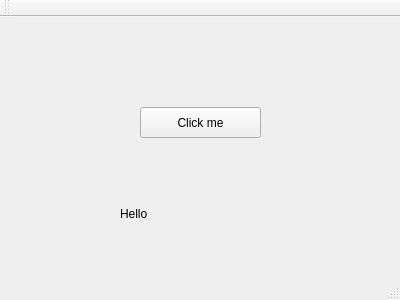
<?xml version="1.0" encoding="UTF-8"?>
<ui version="4.0">
 <class>MainWindow</class>
 <widget class="QMainWindow" name="MainWindow">
  <property name="geometry">
   <rect>
    <x>0</x>
    <y>0</y>
    <width>400</width>
    <height>300</height>
   </rect>
  </property>
  <property name="windowTitle">
   <string>MainWindow</string>
  </property>
  <widget class="QWidget" name="centralWidget">
   <widget class="QPushButton" name="pushButton">
    <property name="geometry">
     <rect>
      <x>140</x>
      <y>90</y>
      <width>121</width>
      <height>31</height>
     </rect>
    </property>
    <property name="text">
     <string>Click me</string>
    </property>
   </widget>
   <widget class="QLabel" name="label">
    <property name="geometry">
     <rect>
      <x>120</x>
      <y>190</y>
      <width>47</width>
      <height>13</height>
     </rect>
    </property>
    <property name="text">
     <string>Hello</string>
    </property>
   </widget>
  </widget>
  <widget class="QMenuBar" name="menuBar">
   <property name="geometry">
    <rect>
     <x>0</x>
     <y>0</y>
     <width>400</width>
     <height>21</height>
    </rect>
   </property>
  </widget>
  <widget class="QToolBar" name="mainToolBar">
   <attribute name="toolBarArea">
    <enum>TopToolBarArea</enum>
   </attribute>
   <attribute name="toolBarBreak">
    <bool>false</bool>
   </attribute>
  </widget>
  <widget class="QStatusBar" name="statusBar"/>
 </widget>
 <layoutdefault spacing="6" margin="11"/>
 <resources/>
 <connections/>
</ui>
